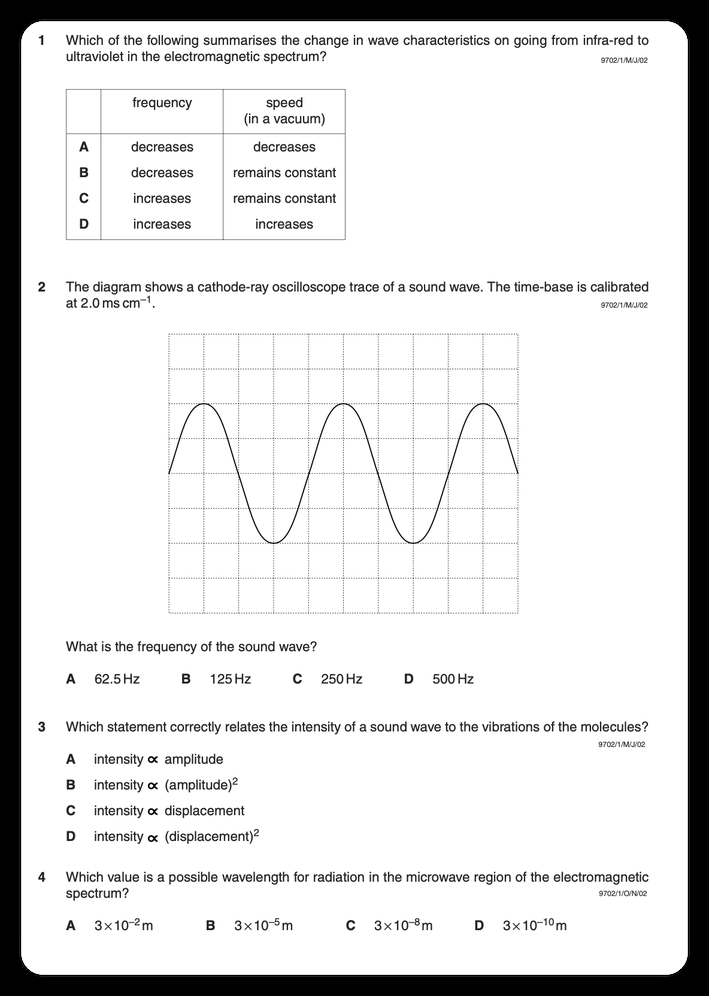
#> input picture test/1.png, 709 x 996 px, shrunk from 1184 x 1664 before the run, found by its file name
$ python pre_image.py
#> lines starting #> are read from the running program, lines starting #| are printed output that depends on the picture; after the words box and inside, x2 and y2 are one past the last pixel; in counts of white or black regions, pixels touching at a corner belong together
import cv2
import numpy as np
from scipy.ndimage import rotate

def auto_crop(image):
    # Convert image to grayscale if it's not already
    if len(image.shape) == 3:
        gray = cv2.cvtColor(image, cv2.COLOR_BGR2GRAY)
    else:
        gray = image

    # Binary thresholding and inversion
    _, binary = cv2.threshold(gray, 150, 255, cv2.THRESH_BINARY_INV)

    # Find contours
    contours, _ = cv2.findContours(binary, cv2.RETR_EXTERNAL, cv2.CHAIN_APPROX_SIMPLE)

    # Filter out small contours based on area
    contours = [cnt for cnt in contours if cv2.contourArea(cnt) > 500]

    # Get bounding box coordinates from the largest contour
    c = max(contours, key=cv2.contourArea)
    x, y, w, h = cv2.boundingRect(c)

    # Crop the image
    cropped = image[y:y+h, x:x+w]

    return cropped


def determine_score(arr, angle):
    data = rotate(arr, angle, reshape=False, order=0)
    histogram = np.sum(data, axis=1)
    score = np.sum((histogram[1:] - histogram[:-1]) ** 2)
    return histogram, score

def correct_skew(image, delta=1, limit=10):
    scores = []
    angles = np.arange(-limit, limit + delta, delta)
    for angle in angles:
        histogram, score = determine_score(image, angle)
        scores.append(score)

    best_angle = angles[scores.index(max(scores))]

    (h, w) = image.shape[:2]
    center = (w // 2, h // 2)
    M = cv2.getRotationMatrix2D(center, best_angle, 1.0)
    rotated = cv2.warpAffine(image, M, (w, h), flags=cv2.INTER_CUBIC, borderMode=cv2.BORDER_REPLICATE)

    return rotated

def preprocess_image(image_path):
    # Load the image
#> called with image_path = 'test/1.png'
    image = cv2.imread(image_path)
#> image is the input picture: shape (996, 709, 3); min 0, max 255, mean 222.9

    # Convert the image to grayscale
    gray = cv2.cvtColor(image, cv2.COLOR_BGR2GRAY)

    # Apply adaptive thresholding to convert the image to black and white
    _, black_white = cv2.threshold(gray, 0, 255, cv2.THRESH_BINARY_INV | cv2.THRESH_OTSU)
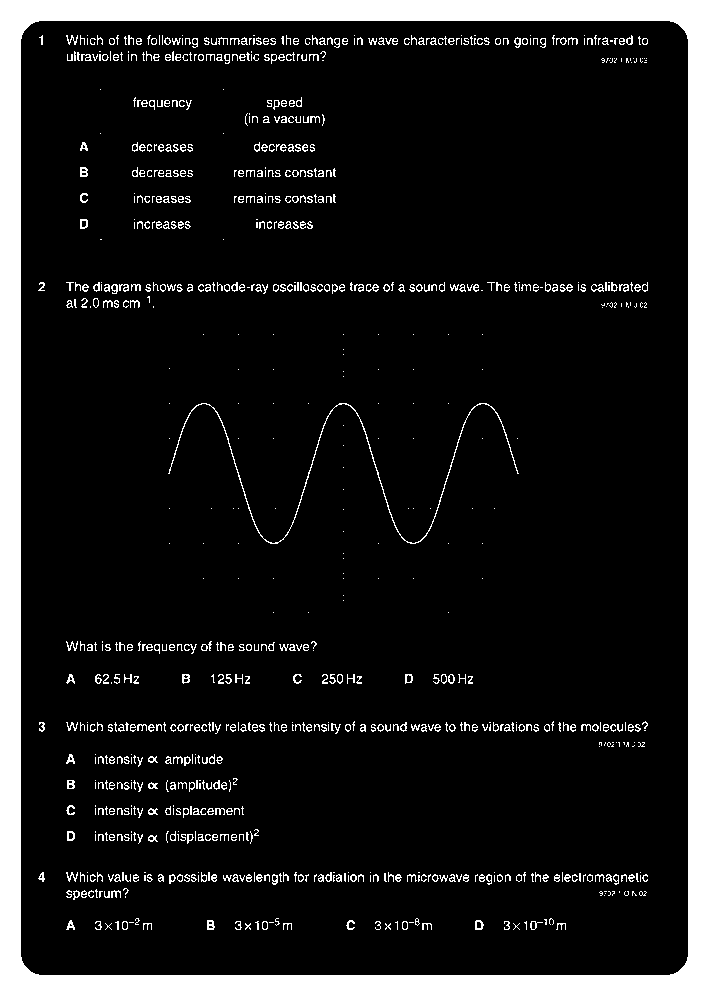
#> black_white: shape (996, 709); 12.3% white; 860 white regions (413 under 20 px), largest, box (x1, y1, x2, y2) and area: (0, 0, 709, 996) 70274, (168, 403, 519, 544) 1040, (80, 167, 88, 177) 59

    # Reduce noise using a median filter
    denoised = cv2.medianBlur(black_white, 1)

    # Correct skew
    corrected = correct_skew(denoised)
#> the loop in correct_skew, `for angle in angles:` made 21 passes
#> score on passes 1 to 8: 1132995600, 1301800500, 1206473850, 1252836675, 1439653500, 1384642350, 1683497250, 2621027700
#> pass 1, in determine_score, `data = rotate(arr, angle, reshape=False, order=0)`:
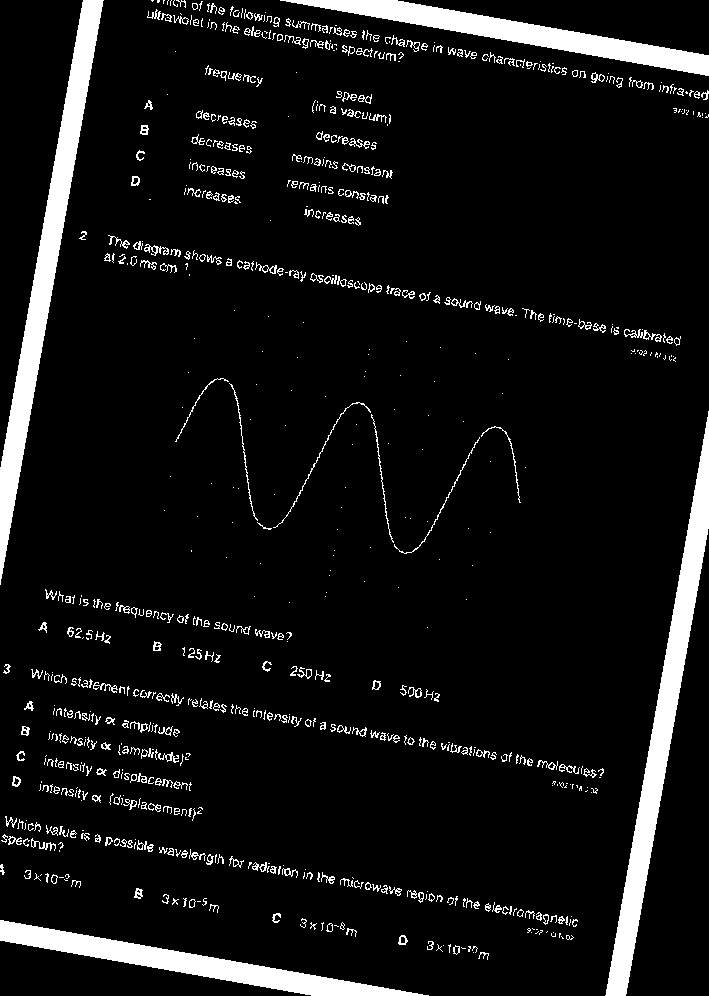
#> data: shape (996, 709); 7.7% white; 783 white regions (390 under 20 px), largest, box (x1, y1, x2, y2) and area: (0, 0, 104, 585) 11009, (605, 411, 709, 996) 11009, (280, 0, 709, 76) 7761
#> pass 2, in determine_score (call 2), `data = rotate(arr, angle, reshape=False, order=0)`:
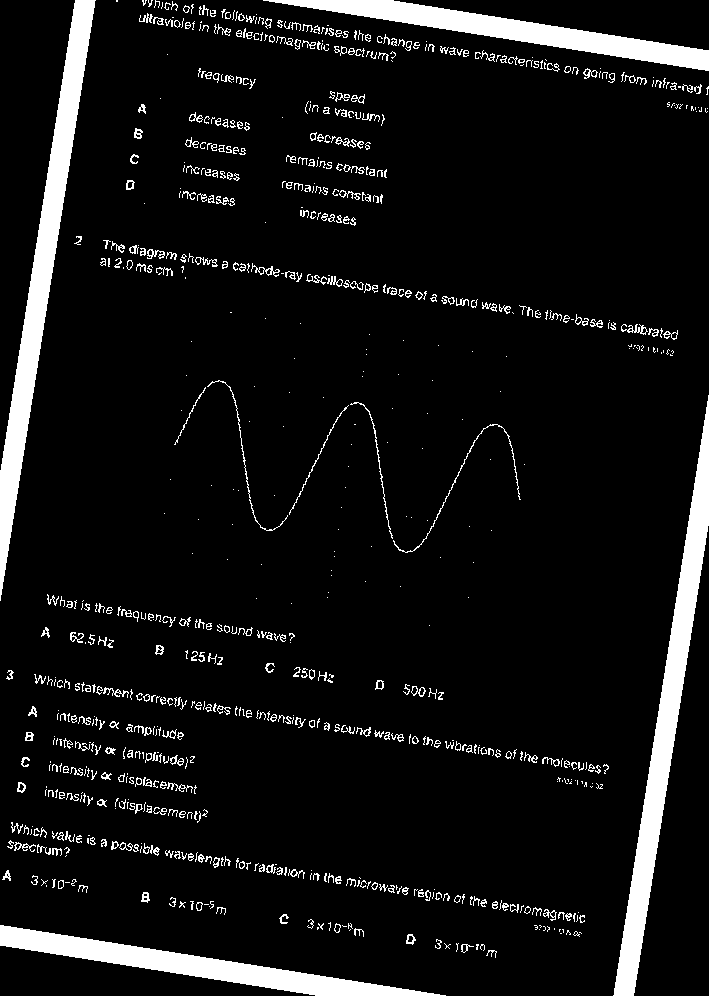
#> data: shape (996, 709); 7.8% white; 789 white regions (400 under 20 px), largest, box (x1, y1, x2, y2) and area: (0, 0, 96, 601) 11183, (613, 395, 709, 996) 11183, (263, 0, 709, 71) 7971
#> pass 3, in determine_score (call 3), `data = rotate(arr, angle, reshape=False, order=0)`:
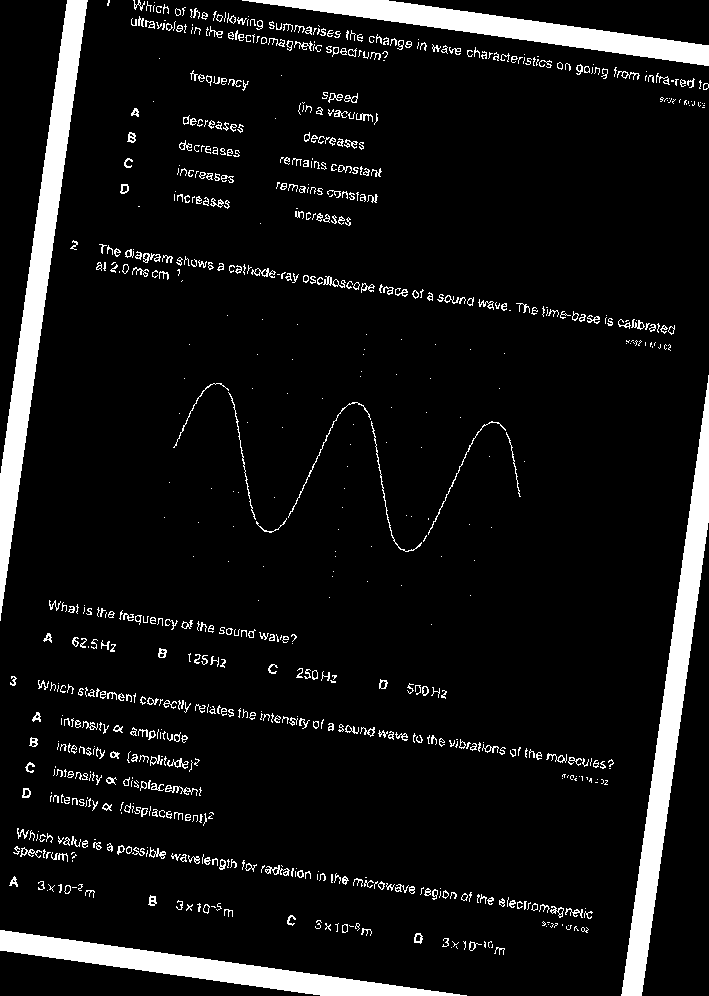
#> data: shape (996, 709); 7.9% white; 800 white regions (388 under 20 px), largest, box (x1, y1, x2, y2) and area: (0, 0, 88, 621) 11396, (621, 375, 709, 996) 11396, (242, 0, 709, 66) 8219
#> after the loop in correct_skew, `for angle in angles:`: scores = [1132995600, 1301800500, 1206473850, 1252836675, 1439653500, 1384642350, 1683497250, 2621027700, 5941854450, 11783050200, 101090335950, 12294016650, 5828060700, 2621027700, 1836306000, 1474506900, 1397647350, 1207904400, 1161216450, 1135141425, 1082861325]
#> in correct_skew, `best_angle = angles[scores.index(max(scores))]`: best_angle = 0
#> in correct_skew, `M = cv2.getRotationMatrix2D(center, best_angle, 1.0)`: M = [[1, 0, 0], [0, 1, 0]]

    # Auto crop
    cropped = auto_crop(corrected)
#> in auto_crop, `contours, _ = cv2.findContours(binary, cv2.RETR_EXTERNAL, cv2.CHAIN_AP..`: contours = 1 contour; box (x1, y1, x2, y2) and area: (21, 21, 688, 975) 634296
#> in auto_crop, `c = max(contours, key=cv2.contourArea)`: c = contour of 56 points, box (x1, y1, x2, y2) (21, 21, 688, 975), area 634296
#> in auto_crop, `x, y, w, h = cv2.boundingRect(c)`: x = 21; w = 667; h = 954
#> in auto_crop, `cropped = image[y:y+h, x:x+w]`:
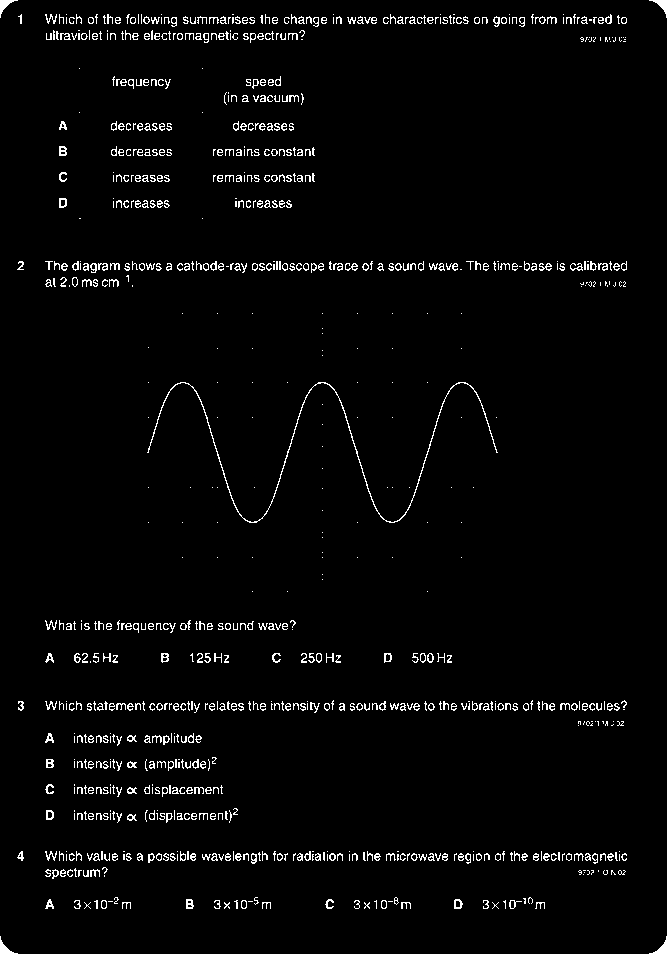
#> cropped: shape (954, 667); 2.7% white in thin lines or dots

    inverted = cv2.bitwise_not(cropped)
#> inverted: shape (954, 667); 97.3% white; black in thin lines or dots

    return inverted


# Example usage
image_path = 'test/1.png'
preprocessed_image = preprocess_image(image_path)
cv2.imwrite("processed_image.png", preprocessed_image)

$ run again, with test/4.png copied over test/1.png
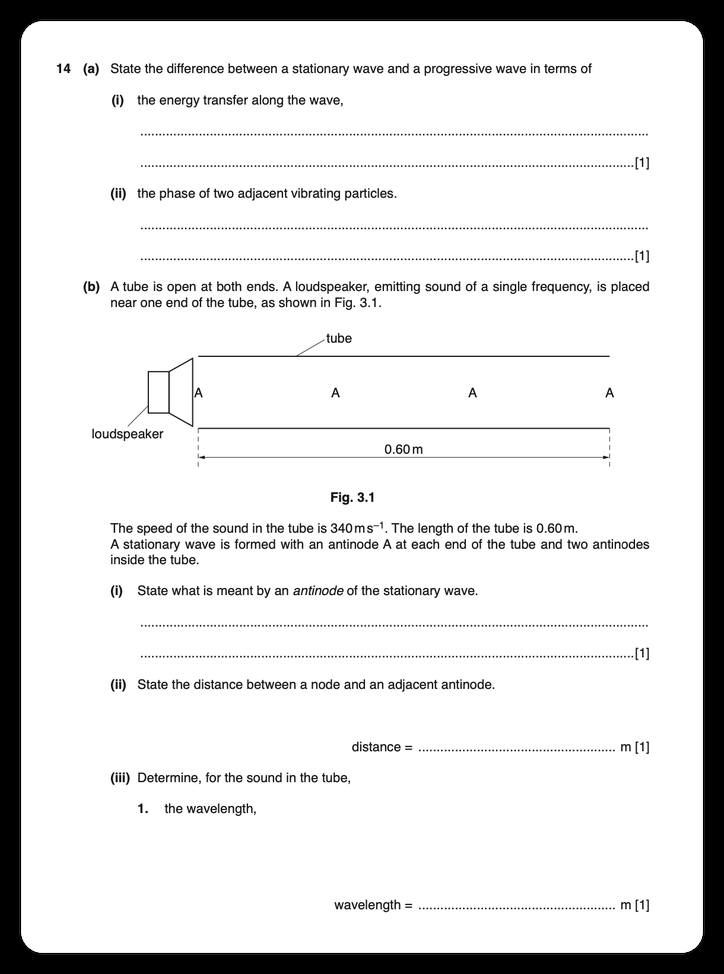
#> input picture test/4.png, 724 x 974 px, shrunk from 1220 x 1640 before the run, found by its file name
#> in preprocess_image, image is the input picture: shape (974, 724, 3); mean B, G, R 223.6, 223.6, 223.6
#> in preprocess_image, `_, black_white = cv2.threshold(gray, 0, 255, cv2.THRESH_BINARY_INV | c..`:
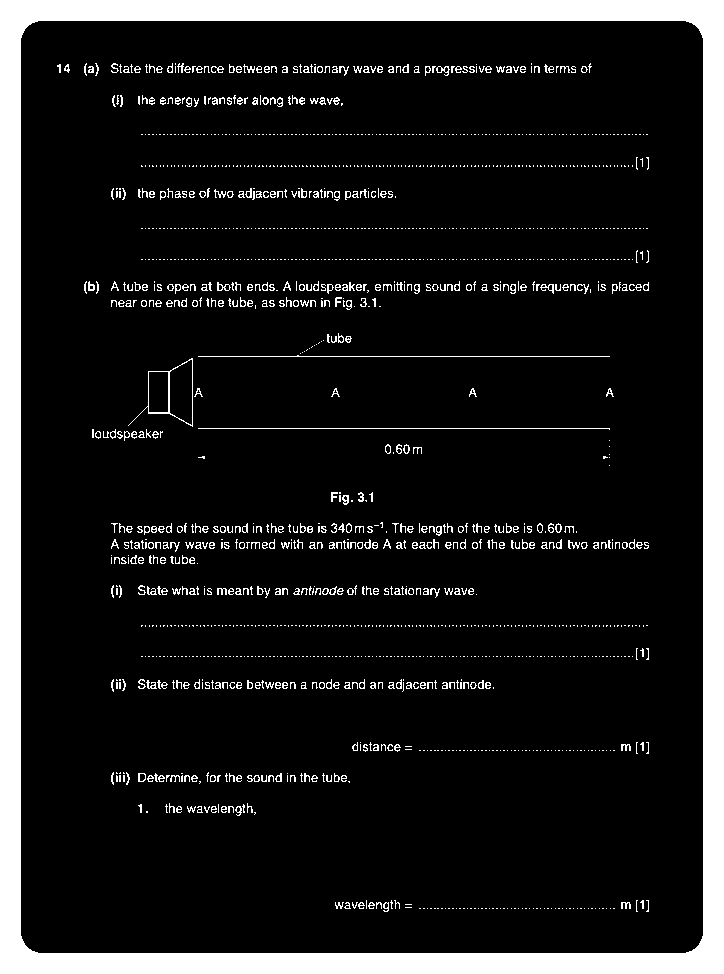
#> black_white: shape (974, 724); 12.3% white; 1617 white regions (1200 under 20 px), largest, box (x1, y1, x2, y2) and area: (0, 0, 724, 974) 69948, (198, 355, 610, 357) 414, (198, 428, 610, 430) 413
#> the loop in correct_skew, `for angle in angles:` made 21 passes
#> score on passes 1 to 8: 1054705500, 1018161450, 969782850, 1198410750, 1295167950, 1345497300, 1850221350, 2663293950
#> after the loop in correct_skew, `for angle in angles:`: scores = [1054705500, 1018161450, 969782850, 1198410750, 1295167950, 1345497300, 1850221350, 2663293950, 5531416650, 12969756450, 179799196950, 12947387850, 5651322750, 2681631000, 1792219050, 1295167950, 1277221050, 1073172600, 1043391150, 953786700, 1031296500]
#> best_angle = 0
#> M = [[1, 0, 0], [0, 1, 0]]
#> binary: shape (974, 724); 87.7% white; 1617 black regions (1200 under 20 px)
#> contours = 1 contour; box (x1, y1, x2, y2) and area: (21, 21, 703, 953) 633639
#> c = contour of 64 points, box (x1, y1, x2, y2) (21, 21, 703, 953), area 633639
#> in auto_crop, `x, y, w, h = cv2.boundingRect(c)`: x = 21; w = 682; h = 932
#> in auto_crop, `cropped = image[y:y+h, x:x+w]`:
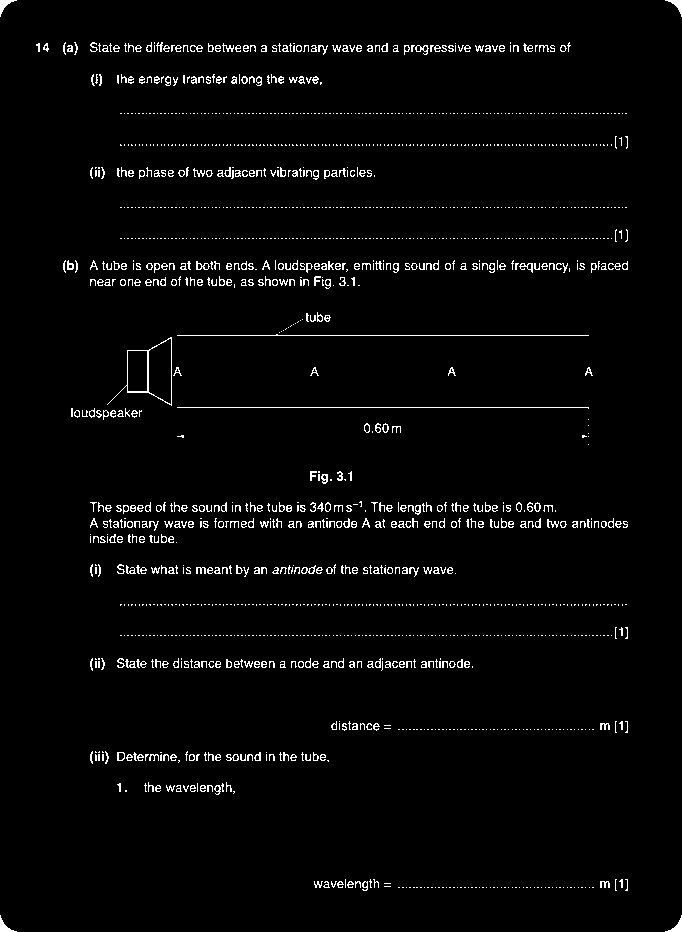
#> cropped: shape (932, 682); 2.7% white in thin lines or dots
#> inverted: shape (932, 682); 97.3% white; black in thin lines or dots
